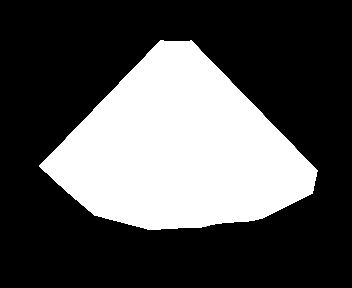
#> input picture Optical Flow using OpenCV/data/mask.png, 352 x 288 px
$ jupyter execute 'Optical Flow.ipynb'   (shell and % lines are left out)
#> lines starting #> are read from the running program, lines starting #| are printed output that depends on the picture
# Optical Flow

[cell 1]

import numpy as np
import cv2
from matplotlib import pyplot as plt
from matplotlib import animation
from skimage import io

VIDEO="data/hearth.mp4"
MASK="data/mask.png"
N_FEATURES = 20
COLORS = np.random.randint(0, 255,(N_FEATURES, 3))

# Feature detector parameters
F_PARAMS = {
    'maxCorners': N_FEATURES,
    'qualityLevel': 0.05,
    'minDistance': 7,
    'blockSize': 7
}

# Lucas-Kanade parameters
LK_PARAMS = {
    'winSize':(15,15),
    'maxLevel': 2,
    'criteria': (cv2.TERM_CRITERIA_COUNT | cv2.TERM_CRITERIA_EPS, 10, 0.03)
}

### Extracting frames from a video

In order to use the video analysis methods, we will need to extract their frames in pairs.

[cell 2]
to_grayscale = lambda i: cv2.cvtColor(i, cv2.COLOR_BGR2GRAY)

def video_frames(path):
    """
        Grabs the video frames into a generator
    """
    video = cv2.VideoCapture(path)

    while True:
        ok, frame = video.read()
        if not ok:
            break

        yield frame

    video.release()

def grab_frame_pair(path, idx, step=1):
    """
        Grabs video frames at index idx and idx+step, with first frame being 1.
    """
#> called with path = 'data/hearth.mp4', idx = 1, step = 1
    frame_gen = video_frames(path)
    for i, frame in enumerate(frame_gen,1):
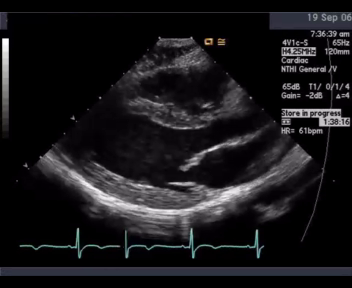
#> input picture frame 16 of Optical Flow using OpenCV/data/hearth.mp4, 352 x 288 px
        if idx == i:
            break

    f1 = frame
#> f1 is the input picture: shape (288, 352, 3); mean B, G, R 26.5, 24.1, 25.1

    for i, frame in enumerate(frame_gen,1):
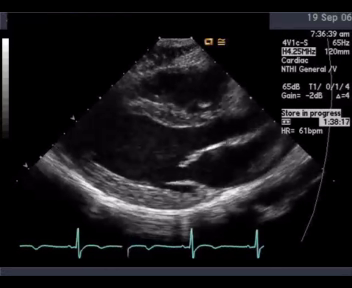
#> input picture frame 17 of Optical Flow using OpenCV/data/hearth.mp4, 352 x 288 px
        if step == i:
            break

    f2 = frame
#> f2 is the input picture: shape (288, 352, 3); mean B, G, R 26.4, 24, 25

    return f1,f2

### Detection of characteristic points

[cell 3]
# read the mask
mask = cv2.cvtColor(cv2.imread(MASK),cv2.COLOR_RGB2GRAY)

# Grab 2 first frames
f1, f2 = grab_frame_pair(VIDEO, 1)
f1 = to_grayscale(f1)
#> f1: shape (288, 352)
f2 = to_grayscale(f2)
#> f2: shape (288, 352)

# Compute the features
p1 = cv2.goodFeaturesToTrack(f1, mask=mask, **F_PARAMS)
#> p1 = 20 rows, first 8: [48, 156], [197, 160], [189, 226], [182, 168], [206, 152], [204, 106], [193, 185], [208, 195]

# Plot the feature locations
plt.figure()
io.imshow(f1)
h1=plt.scatter(p1[...,0],p1[...,1])
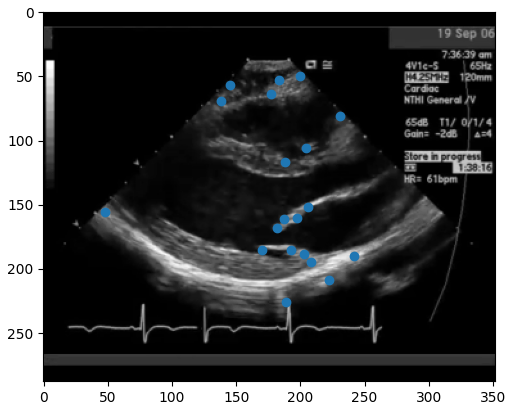
#> figure drawn by matplotlib, 1 panel

Now we apply the Lucas-Kanade algorithm on these characteristic points $ p_1 = (x_1, y_1) $ to calculate the optical flux between the first and second frames. The algorithm implemented in OpenCV returns the estimated positions $ p_2 = (x_2, y_2) $ of the points in the second frame, so we will have to do a subtraction to obtain the motion vectors V = $ (u, v) $ .

[cell 4]
# Compute optical flow
p2, st, err = cv2.calcOpticalFlowPyrLK(f1, f2, p1, None, **LK_PARAMS)
#> p2 = 20 rows, first 8: [48.09, 155.9], [196.5, 156.4], [189, 226.2], [180.7, 164.5], [202.9, 151.1], [202.8, 105.6], [195.2, 184.3], [208.5, 195]; st = 20 values from 1 to 1; err = 20 values, max 16.98 at index 16, min 0.681 at index 15, mean 8.13

# Original point coordinates p1=(x1,y1)
x1 = p1[...,0]
#> x1 = 20 values, max 242 at index 17, min 48 at index 0, mean 185.6
y1 = p1[...,1]
#> y1 = 20 values, max 226 at index 2, min 50 at index 8, mean 138.6

# Current point coordinates p2=(x2,y2)
x2 = p2[...,0]
#> x2 = 20 values, max 241.1 at index 17, min 48.09 at index 0, mean 185.4
y2 = p2[...,1]
#> y2 = 20 values, max 226.2 at index 2, min 50 at index 8, mean 137.8

# Movement vectors V=(u,v), so that p2 = p1+V
u = x2-x1
#> u = 20 values, max 2.24 at index 6, min -3.09 at index 4, mean -0.281
v = y2-y1
#> v = 20 values, max 0.64 at index 17, min -3.9 at index 12, mean -0.773

# Arrow representation of vectors
plt.figure()
io.imshow(f1)
scale = 2
h2 = plt.quiver(x1, y1, u*scale, v*scale, angles='xy', scale_units='xy', scale=1, color='red')

### Visualization of Optical Flow in animations

[cell 5]
def compute_LK_OF(frame_gen, points, params=LK_PARAMS):
    """
    Computes Lukas-Kanade Optical Flow from the generated frames at the given points

    Parameters
        * frame_gen is a python generator of images
        * points is a Nx2 or Nx1x2 list of N points in the image
        * params is a dict of additional parameters for the OpenCV Lucas-Kanade algorithm

    Returns a tuple (frame, points, vectors, st), where:
        * frame is an image
        * points is a Nx2 array of (x,y) locations at the frame
        * vectors is a Nx2 array of (u,v) velocity vectors from the previous frame
        * st is a Nx1 array of 0/1 values, that indicates the tracking status of each point
    """

    frame = next(frame_gen)
    f1 = to_grayscale(frame)
    p1 = points.reshape(-1,1,2).astype(dtype='float32') # OpenCV requires a Nx1x2 array of float32

    for frame in frame_gen:
        f2 = to_grayscale(frame)

        # calculate optical flow
        p2, st, err = cv2.calcOpticalFlowPyrLK(f1, f2, p1, None, **params)

        yield (frame, p2.reshape(-1,2), (p2-p1).reshape(-1,2), st.ravel())

        f1 = f2.copy()
        p1 = p2.reshape(-1, 1, 2)

def visualize_OF_paths(of_gen, colors = COLORS):
    """
    Draw optical flow paths
    """
    first_it = True
    for frame, p2, v, st in of_gen:
        if first_it:
            lines = np.zeros_like(frame)
            p1 = p2-v
            first_it = False

        # select good points (st = 1 if tracking is successed)
        p2_tracked = p2[st==1,:]
        p1_tracked = p1[st==1,:]

        # draw lines
        for i,(curr, prev) in enumerate(zip(p1_tracked, p2_tracked)):
            x1, y1 = curr.ravel()
            x0, y0 = prev.ravel()
            lines = cv2.line(lines, (x1, y1), (x0, y0), colors[i].tolist(), 1)
            frame = cv2.circle(frame, (x1, y1), 3, colors[i].tolist(), -1)

        # Prepare visualization for current frame
        visualization = cv2.add(frame, lines)
        visualization = cv2.cvtColor(visualization, cv2.COLOR_BGR2RGB)  # OpenCV has color BGR
        yield visualization

        # Upgrade points for next iteration
        p1 = p2

def draw_animation(vis_gen):
    """
    Animate an image generator
    """
    fig = plt.figure()
    ims = []

    for f in vis_gen:
        ims.append([io.imshow(f, animated=True)])
#> this loop made 29 passes
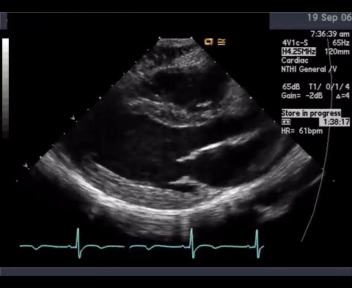
#> input picture frame 18 of Optical Flow using OpenCV/data/hearth.mp4, 352 x 288 px
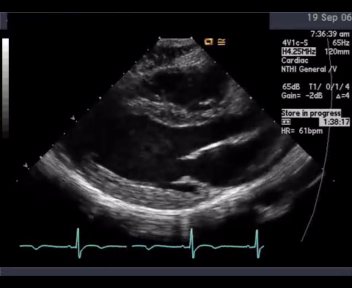
#> input picture frame 19 of Optical Flow using OpenCV/data/hearth.mp4, 352 x 288 px
#> after the loop, ims = 29 items

    ani = animation.ArtistAnimation(fig, ims)
    plt.axis("off")
    plt.show()
    return ani
